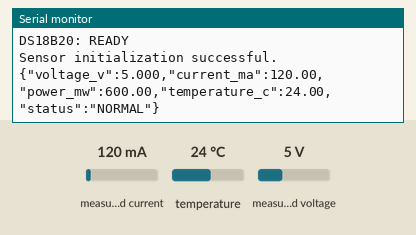
Simulated run of this sketch. Board: ESP32. Parts: the last lines printed to the serial monitor. The test bench sets the inputs (shaded band); at power-on: measured current 120 mA, temperature 24 °C, measured voltage 5 V.

Above: at 2.2 s.
2.3 s: measured current set to 500 mA
At 6.0 s:
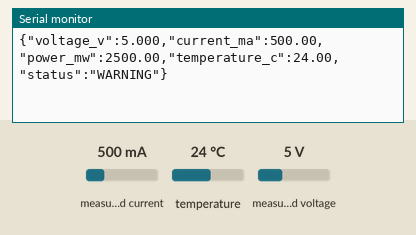
8.8 s: temperature set to 12 °C
At 10.2 s:
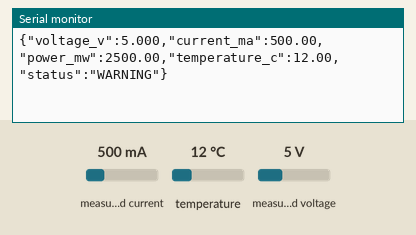
10.3 s: measured voltage set to 0.3 V
11.8 s: temperature set to 19 °C
At 13.2 s:
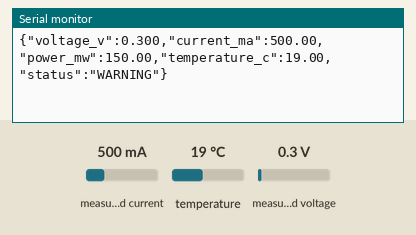
13.3 s: measured current set to 40 mA
At 15.74 s:
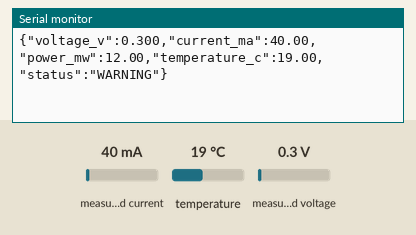
Timing chart, 0 to 15.8 s (numbered marks = the images above; inputs shaded):
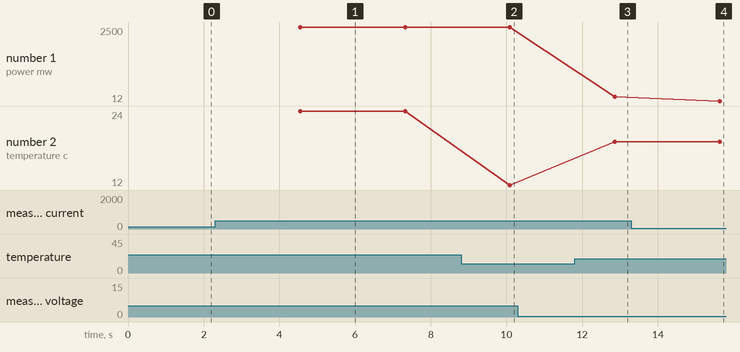

Measured:
- after the input at 2.3 s, the serial monitor: prints a new line after 2.3 s (image 1)
- after the input at 8.8 s, the serial monitor: prints a new line after 1.3 s (image 2)
- after the input at 11.8 s, the serial monitor: prints a new line after 1.1 s (image 3)
- after the input at 13.3 s, the serial monitor: prints a new line after 2.3 s (image 4)
- plotted number 1: 150 → 12 after the input at 13.3 s
- plotted number 2: 24 → 12 after the input at 8.8 s, 12 → 19 after the input at 11.8 s

The sketch:

esp32_setup_test.ino.ino
```cpp
#include <Arduino.h>
#include <Wire.h>
#include <Adafruit_INA219.h>
#include <OneWire.h>
#include <DallasTemperature.h>
#include <ArduinoJson.h>

// ESP32 pin configuration
#define I2C_SDA_PIN 21
#define I2C_SCL_PIN 22
#define ONE_WIRE_PIN 16

// Illustrative demo thresholds only
#define LOW_VOLTAGE_V 4.8
#define HIGH_VOLTAGE_V 5.2
#define HIGH_CURRENT_MA 170.0
#define HIGH_TEMPERATURE_C 36.0

Adafruit_INA219 ina219;
OneWire oneWire(ONE_WIRE_PIN);
DallasTemperature temperatureSensor(&oneWire);

bool ina219Ready = false;
bool temperatureSensorReady = false;

void setup() {
  Serial.begin(115200);
  delay(1000);

  Wire.begin(I2C_SDA_PIN, I2C_SCL_PIN);

  Serial.println("Smart Hardware Health Monitor");
  Serial.println("Starting sensor initialization...");

  ina219Ready = ina219.begin();

  temperatureSensor.begin();
  temperatureSensorReady =
      temperatureSensor.getDeviceCount() > 0;

  Serial.printf(
      "INA219: %s\n",
      ina219Ready ? "READY" : "NOT DETECTED"
  );

  Serial.printf(
      "DS18B20: %s\n",
      temperatureSensorReady ? "READY" : "NOT DETECTED"
  );

  if (ina219Ready && temperatureSensorReady) {
    Serial.println("Sensor initialization successful.");
  } else {
    Serial.println(
        "Connect sensors before testing live telemetry."
    );
  }
}

void loop() {
  // Hardware is not connected yet, so don't fabricate readings.
  if (!ina219Ready || !temperatureSensorReady) {
    delay(2000);
    return;
  }

  temperatureSensor.requestTemperatures();

  float temperatureC =
      temperatureSensor.getTempCByIndex(0);

  float voltageV = ina219.getBusVoltage_V();
  float currentMA = ina219.getCurrent_mA();

  if (temperatureC == DEVICE_DISCONNECTED_C ||
      isnan(temperatureC) ||
      isnan(voltageV) ||
      isnan(currentMA)) {
    Serial.println("Invalid sensor reading; check wiring.");
    delay(2000);
    return;
  }

  float powerMW = voltageV * currentMA;

  const char* status = "NORMAL";

  if (voltageV < LOW_VOLTAGE_V ||
      voltageV > HIGH_VOLTAGE_V ||
      currentMA > HIGH_CURRENT_MA ||
      temperatureC > HIGH_TEMPERATURE_C) {
    status = "WARNING";
  }

  // One JSON object per line, compatible with serial_reader.py.
  Serial.printf(
      "{\"voltage_v\":%.3f,"
      "\"current_ma\":%.2f,"
      "\"power_mw\":%.2f,"
      "\"temperature_c\":%.2f,"
      "\"status\":\"%s\"}\n",
      voltageV,
      currentMA,
      powerMW,
      temperatureC,
      status
  );

  delay(2000);
}
```
